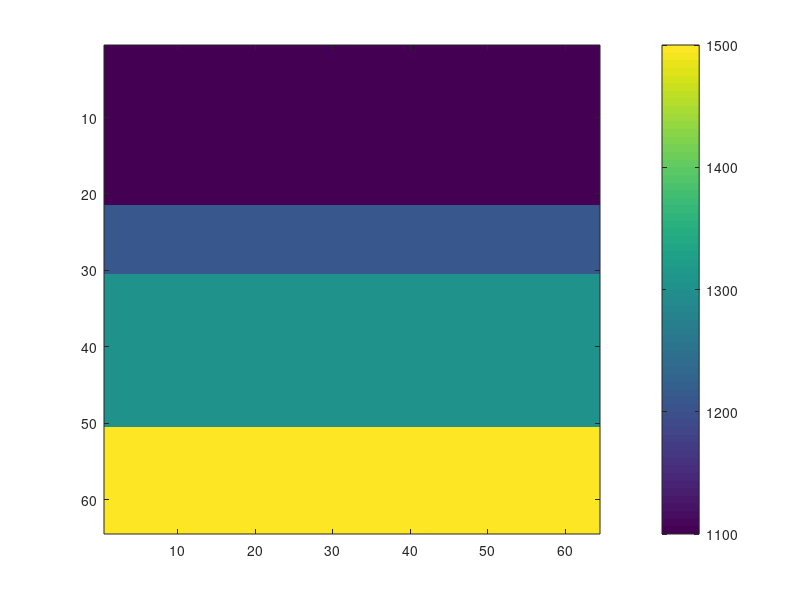

Write MATLAB code to recreate this figure. (Note: this script raises an error after producing the figure.)
% try it in only two dimension, frequency and receiver

% % addpath of some functions and operators
% addpath /Volumes/Users/linamiao/Documents/Tools/Matlabtools/tuning/
% 
% clear
% close all
% %% generate data 
% z = 0:10:630;
% x = 0:10:630;
% [zz,xx] = ndgrid(z,x);
% 
% % background velocity [m/s]
% v0 = 1100 + 0*xx;
% 
% % perturbation 
% epsilon = .1;
% dv = 0*xx; 
% dv((zz-10)>= 200) = epsilon*1100;
% dv((zz-100)>= 200) = epsilon*2000;
% dv((zz-200)>= 300) = epsilon*4000;
% 
% v = v0+dv;
% figure;imagesc(v);xlabel('x [m]');ylabel('z [m]');zlabel('velocity [m/s]');zlim([2100 3000]);
% 
% % Modeling
% % grid, z = o(1) + [0:n(1)-1]*d(1), z = o(1) + [0:n(2)-1]*d(2);
% model.o = [0 0];
% model.d = [10 10];
% model.n = [64 64];
% model.nb = [3 3 0];
%   
% % frequencies [Hz]
% model.freq = linspace(-250,250,64); nfreq = length(model.freq);
% 
% % Ricker wavelet peak frequency and phase shift
% model.f0 = 10;
% model.t0 = 0;
% 
% % source and receiver positions
% model.zsrc = 10;
% model.xsrc = 0:10:630; nsrc = length(model.xsrc);
% model.zrec = 10;
% model.xrec = 0:10:630; nrec = length(model.xrec);
% 
% % define point sources, each column of this matrix represents a source
% % function defined on the grid {model.zsrc,model.xsrc}. A point source is
% % represented as a spike on one of the gridp-points. If we take Q to be an
% % identity matrix, each column represents a point-source on a different
% % gridpoint.
% 
% Q = speye(nsrc);
% 
% % define model in [km^2/s^2]
% m = 1e6./(v0(:) + dv(:)).^2; 
% 
% % create data
% D = F(m,Q,model);
% 
% % reshape vectorized data into data-cube for plotting purposes
% D = reshape(D,[nrec,nsrc,nfreq]); 
% 
% D = permute(D,[3,1,2]);
% 
% save DD D model x z v ;
% 
% % plot frequency slices
% figure;imagesc(real(D(:,:,1)))
% 
% Fx = opDirac(64);
% Ft = opDFT(64);
% F = opKron(Fx,Fx,Ft);
% dd = F'*vec(D);
% d = reshape(dd,64,64,64);
% figure;imagesc(real(d(:,:,1)));colormap(gray);
% 
%   
% 
% 
% 
% % keyboard;
%% migration
clear;close all;
load DD;
figure;imagesc(v);colorbar;
data = D;
% image = DSRImagingDFT2D(data,v(1:length(z)),z,x,model.freq,1); 
%[image,uu] = DSRImagingDFT3D(data,v(1:length(z)),z,x,model.freq,1); 
image = my_mig(data,model.freq,x,z,v(1:length(z)),1);
figure; imagesc(real(image));colorbar;











